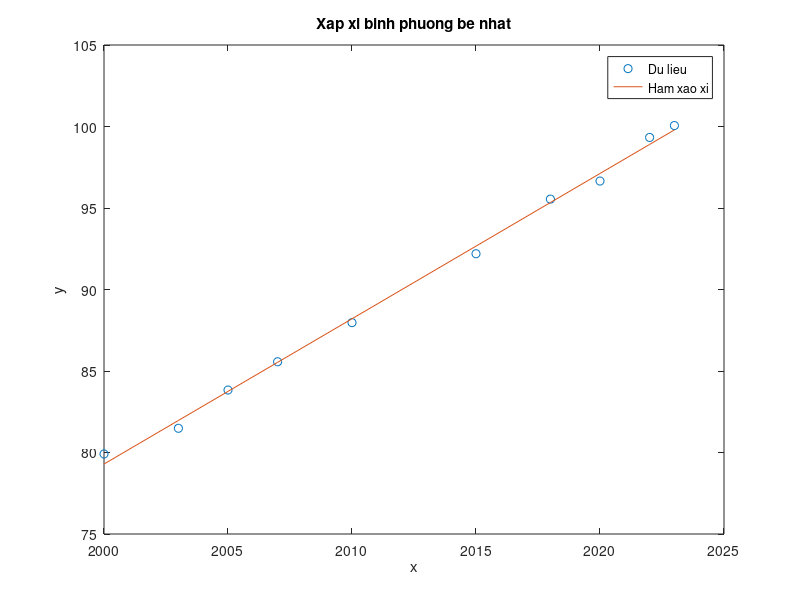

This figure's MATLAB source:
x = [2000 2003 2005 2007 2010 2015 2018 2020 2022 2023];
y = [79.910416 81.4857463 83.832661 85.567463 87.967651 92.194536 95.545962 96.653736 99.329145 100.059299];

A = [x', ones(size(x'))];
n = length(x);
heso = A\y';
goc = heso(1);
chan = heso(2);
yi = goc * x + chan;
ss = y - yi;
tbc = sum(ss.^2) / n;
disp('ham xap xi:');
disp(['y = ', num2str(goc), ' * x + ', num2str(chan)]);
disp(['sai so trung binh: ', num2str(tbc)]);
figure;
plot(x, y, 'o', x, yi, '-');
legend('Du lieu', 'Ham xao xi');
xlabel('x');
ylabel('y');
title('Xap xi binh phuong be nhat');
